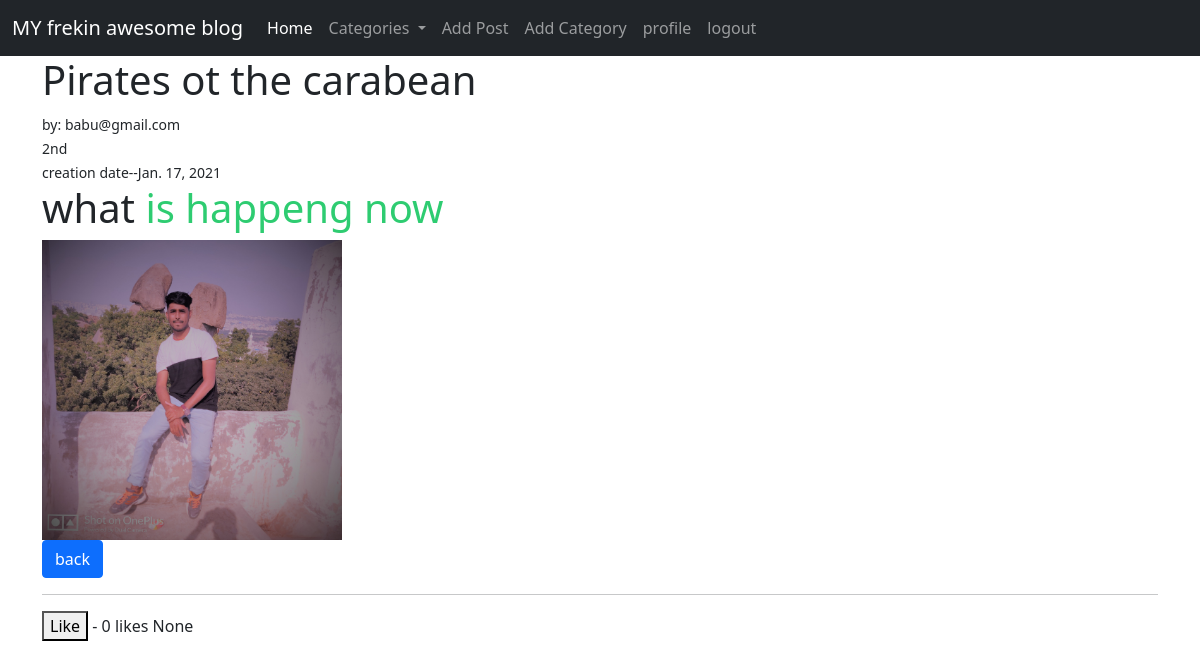
Screenshot of /article/7/ (signed in) with the database file from the repository.
### app/models.py (models this page shows, shortened)
class Post(models.Model):
	title=models.CharField(max_length=255,null=True,blank=True)
	title_tag=models.CharField(max_length=255,default="")
	author=models.ForeignKey(MyUser,on_delete=models.CASCADE,null=True,blank=True)
	body=RichTextField(blank=True,null=True)
	post_date=models.DateField(auto_now_add=True)
	category=models.CharField(max_length=255,default='uncategorized')
	likes=models.ManyToManyField(MyUser,related_name='blog_post')
	header_image=models.ImageField(null=True, blank=True, upload_to="images/")

class MyUser(AbstractBaseUser):
	email=models.EmailField(verbose_name='email_address',max_length=255,unique=True)
	first_name=models.CharField(max_length=100,default="none")
	last_name=models.CharField(max_length=100,default="none")
	is_active=models.BooleanField(default=True)
	is_admin=models.BooleanField(default=False)
	objects=MyUserManager()
	USERNAME_FIELD='email'
	def __str__(self):
		return self.email

class UserProfile(models.Model):
	user=models.OneToOneField(MyUser,on_delete=models.CASCADE,null=True,blank=True)
	bio=models.TextField(null=True,blank=True)
	profile_image=models.ImageField(null=True, blank=True, upload_to="images/")

### app/views.py (the view)
# urls.py: path('article/<int:pk>/',ArticleDetailView,name='ac'),
def ArticleDetailView(request,pk):
	object=Post.objects.get(id=pk)
	liked=False
	context={}
	context['post']=object
	total_likes=len(object.likes.all())
	cat_menu=Category.objects.all()
	context["cat_menu"]=cat_menu
	context["total_likes"]=total_likes
	return render(request,'app/article_details.html',context)

### app/models.py (called while the page is built)
	def __str__(self):
		return self.name

### templates/app/article_details.html (shortened to what this page needs)
{%extends 'app/base.html'%}
{% block content %}
<h1>{{post.title}}</h1>
<small> by: {{post.author}}<br/>
	{{post.title_tag}}</br> creation date--{{post.post_date}}
</small></br>
{{ post.body|safe }}
{% if post.header_image %}
<img src="{{post.header_image.url}}
" style="max-width: 300px;">
{%endif%}
<a href="{% url 'home' %}" class="btn btn-primary"> back</a>
<br/>
<hr/>
<form action="{% url 'like_post' post.pk %}" method="POST">
	{% if liked %}
		<button type="submit" name="post_id" value="{{post.id}}" class="btn-btn-danger">unLike</button>
		{%else%}
	<button type="submit" name="post_id" value="{{post.id}}" class="btn-btn-primary">Like</button> -
{%endif%}
	 {{ total_likes }} likes
{{user.userprofile.bio}}
</form>
{%endblock%}

### rows the page displays
Post: title "Pirates ot the carabean", author "babu@gmail.com", title_tag "2nd", post_date "Jan. 17, 2021", body "what is happeng now", header_image (picture)
MyUser: userprofile.bio "None"

### other values shown
{{ total_likes }} "0"
